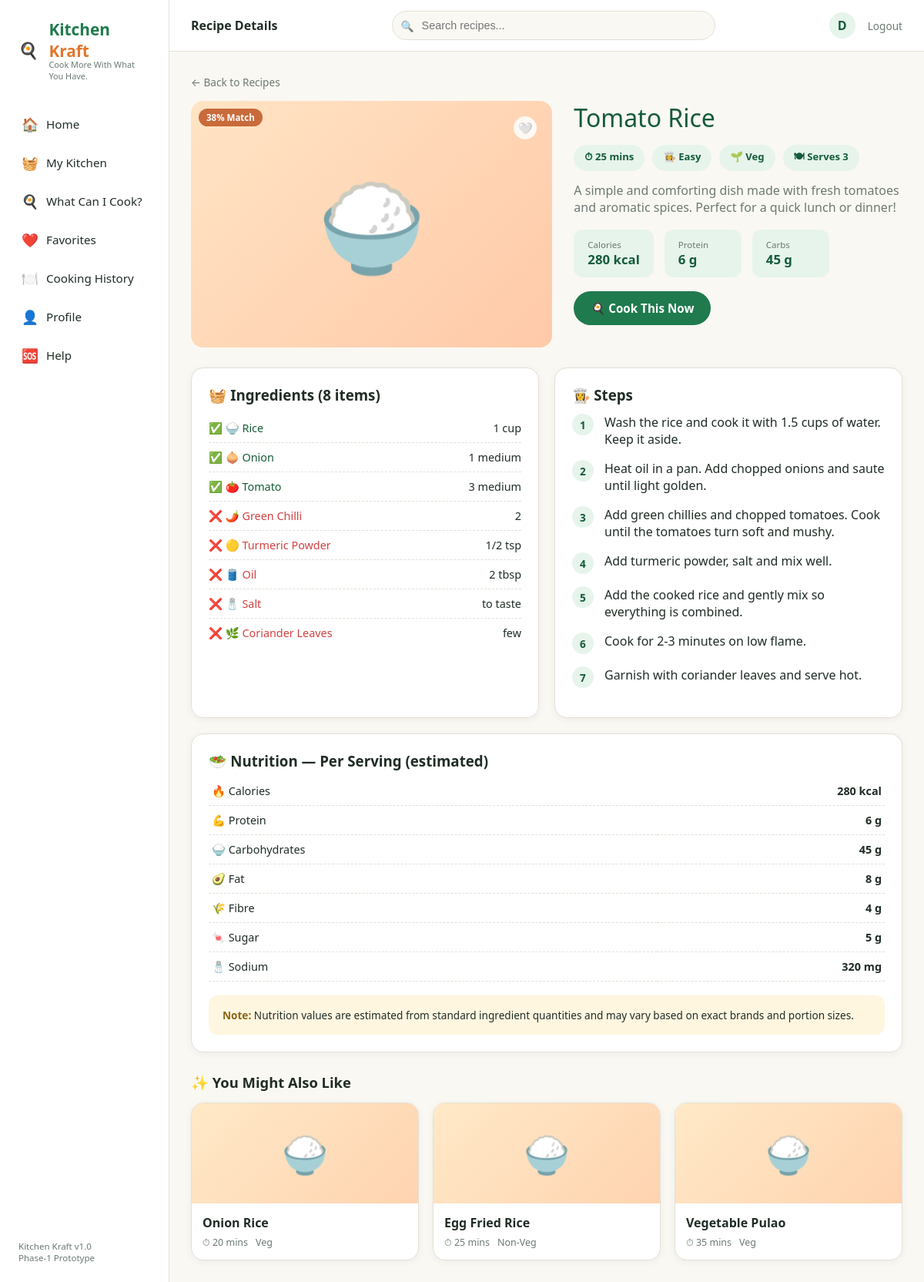
The page /recipe/1 (signed in) on the database its author committed.
### tables this page shows
CREATE TABLE users (
    user_id       INTEGER PRIMARY KEY AUTOINCREMENT,
    name          TEXT NOT NULL,
    email         TEXT UNIQUE NOT NULL,
    password_hash TEXT NOT NULL,
    food_preference TEXT DEFAULT 'Veg'
);

CREATE TABLE recipes (
    recipe_id     INTEGER PRIMARY KEY AUTOINCREMENT,
    recipe_name   TEXT NOT NULL,
    category      TEXT,
    meal_type     TEXT,
    food_type     TEXT,           -- Veg / Non-Veg / Egg / Seafood
    cooking_time  INTEGER,        -- minutes
    difficulty    TEXT,
    servings      INTEGER,
    description   TEXT,
    instructions  TEXT,           -- JSON list of steps
    tags          TEXT            -- comma separated
);

CREATE TABLE nutrition (
    recipe_id     INTEGER PRIMARY KEY REFERENCES recipes(recipe_id) ON DELETE CASCADE,
    calories      REAL,
    protein       REAL,
    carbohydrates REAL,
    fat           REAL,
    fibre         REAL,
    sugar         REAL,
    sodium        REAL
);

CREATE TABLE recipe_ingredients (
    recipe_id     INTEGER NOT NULL REFERENCES recipes(recipe_id) ON DELETE CASCADE,
    ingredient_id INTEGER NOT NULL REFERENCES ingredients(ingredient_id) ON DELETE CASCADE,
    quantity      TEXT,
    PRIMARY KEY (recipe_id, ingredient_id)
);

CREATE TABLE ingredients (
    ingredient_id   INTEGER PRIMARY KEY AUTOINCREMENT,
    ingredient_name TEXT UNIQUE NOT NULL,
    category        TEXT NOT NULL,
    emoji           TEXT DEFAULT '🥘'
);

### app.py (the view)
@app.route("/recipe/<int:recipe_id>")
@login_required
def recipe_details(recipe_id):
    db = get_db()
    recipe = db.execute("SELECT * FROM recipes WHERE recipe_id = ?", (recipe_id,)).fetchone()
    if not recipe:
        db.close()
        flash("Recipe not found.", "error")
        return redirect(url_for("what_can_i_cook"))
    ingredients = db.execute(
        """SELECT ri.quantity, i.ingredient_name, i.emoji, i.ingredient_id FROM recipe_ingredients ri
           JOIN ingredients i ON i.ingredient_id = ri.ingredient_id WHERE ri.recipe_id = ?""",
        (recipe_id,),
    ).fetchall()
    nutrition = db.execute("SELECT * FROM nutrition WHERE recipe_id = ?", (recipe_id,)).fetchone()
    my_ids = {r["ingredient_id"] for r in db.execute(
        "SELECT ingredient_id FROM user_kitchen WHERE user_id = ?", (session["user_id"],)
    ).fetchall()}
    is_favorite = db.execute(
        "SELECT 1 FROM favorites WHERE user_id = ? AND recipe_id = ?",
        (session["user_id"], recipe_id),
    ).fetchone() is not None
    similar = db.execute(
        """SELECT r.*, n.calories FROM recipes r LEFT JOIN nutrition n ON n.recipe_id = r.recipe_id
           WHERE r.category = ? AND r.recipe_id != ? LIMIT 4""",
        (recipe["category"], recipe_id),
    ).fetchall()
    db.close()
    steps = json.loads(recipe["instructions"])
    have_count = sum(1 for i in ingredients if i["ingredient_id"] in my_ids)
    match_pct = round((have_count / len(ingredients)) * 100) if ingredients else 0
    return render_template(
        "recipe_details.html",
        recipe=recipe, ingredients=ingredients, nutrition=nutrition, steps=steps,
        my_ids=my_ids, is_favorite=is_favorite, similar=similar, match_pct=match_pct,
        user=current_user(),
    )

### app.py (called while the page is built)
def login_required(view):
    @wraps(view)
    def wrapped(*args, **kwargs):
        if "user_id" not in session:
            flash("Please log in to continue.", "error")
            return redirect(url_for("login"))
        return view(*args, **kwargs)
    return wrapped

@app.context_processor
def inject_helpers():
    def recipe_emoji(recipe):
        return CATEGORY_EMOJI.get(recipe["category"], "🍽️")
    return dict(recipe_emoji=recipe_emoji)

def current_user():
    if "user_id" not in session:
        return None
    db = get_db()
    user = db.execute("SELECT * FROM users WHERE user_id = ?", (session["user_id"],)).fetchone()
    db.close()
    return user

### database.py (called while the page is built)
def get_db():
    conn = sqlite3.connect(DB_PATH)
    conn.row_factory = sqlite3.Row
    conn.execute("PRAGMA foreign_keys = ON")
    return conn

### templates/recipe_details.html (shortened to what this page needs)
{% extends "base.html" %}
{% block header_title %}Recipe Details{% endblock %}
{% block content %}
<a href="{{ url_for('what_can_i_cook') }}" style="color:var(--text-light); font-size:0.85rem;">&larr; Back to Recipes</a>
<div class="recipe-hero" style="margin-top:14px;">
  <div class="recipe-hero-img food-emoji-bg">
    <span class="match-badge {{ 'match-high' if match_pct>=90 else ('match-mid' if match_pct>=60 else 'match-low') }}">{{ match_pct }}% Match</span>
    <form method="POST" action="{{ url_for('toggle_favorite', recipe_id=recipe['recipe_id']) }}" style="position:absolute; top:10px; right:10px;">
      <button class="fav-badge" type="submit">{{ '❤️' if is_favorite else '🤍' }}</button>
    </form>
    {{ recipe_emoji(recipe) }}
  </div>
  <div>
    <div class="recipe-title">{{ recipe['recipe_name'] }}</div>
    <div class="recipe-info-pills">
      <span class="info-pill">⏱ {{ recipe['cooking_time'] }} mins</span>
      <span class="info-pill">👩‍🍳 {{ recipe['difficulty'] }}</span>
      <span class="info-pill">{{ '🌱' if recipe['food_type']=='Veg' else '🍗' }} {{ recipe['food_type'] }}</span>
      <span class="info-pill">🍽 Serves {{ recipe['servings'] }}</span>
    </div>
    <p style="color:var(--text-light);">{{ recipe['description'] }}</p>
    <div class="stat-row">
      <div class="stat-box"><div class="label">Calories</div><div class="value">{{ nutrition['calories']|int }} kcal</div></div>
      <div class="stat-box"><div class="label">Protein</div><div class="value">{{ nutrition['protein']|int }} g</div></div>
      <div class="stat-box"><div class="label">Carbs</div><div class="value">{{ nutrition['carbohydrates']|int }} g</div></div>
    </div>
    <form method="POST" action="{{ url_for('cook_recipe', recipe_id=recipe['recipe_id']) }}">
      <button class="btn btn-primary" type="submit">🍳 Cook This Now</button>
    </form>
  </div>
</div>
<div class="two-col">
  <div class="panel">
    <h3 style="margin-bottom:12px;">🧺 Ingredients ({{ ingredients|length }} items)</h3>
    {% for ing in ingredients %}
    <div class="ingredient-row">
      <span class="{{ 'have' if ing['ingredient_id'] in my_ids else 'missing' }}">
        {{ '✅' if ing['ingredient_id'] in my_ids else '❌' }} {{ ing['emoji'] }} {{ ing['ingredient_name'] }}
      </span>
      <span>{{ ing['quantity'] }}</span>
    </div>
    {% endfor %}
  </div>
  <div class="panel">
    <h3 style="margin-bottom:12px;">👩‍🍳 Steps</h3>
    <div class="step-list">
      {% for step in steps %}
      <div class="step-item">
        <div class="step-num">{{ loop.index }}</div>
        <div>{{ step }}</div>
      </div>
      {% endfor %}
    </div>
  </div>
</div>
<div class="panel" style="margin-bottom:20px;">
  <h3 style="margin-bottom:8px;">🥗 Nutrition — Per Serving (estimated)</h3>
  <table class="nutrition-table">
    <tr><td>🔥 Calories</td><td>{{ nutrition['calories']|int }} kcal</td></tr>
    <tr><td>💪 Protein</td><td>{{ nutrition['protein']|int }} g</td></tr>
    <tr><td>🍚 Carbohydrates</td><td>{{ nutrition['carbohydrates']|int }} g</td></tr>
    <tr><td>🥑 Fat</td><td>{{ nutrition['fat']|int }} g</td></tr>
    <tr><td>🌾 Fibre</td><td>{{ nutrition['fibre']|int }} g</td></tr>
    <tr><td>🍬 Sugar</td><td>{{ nutrition['sugar']|int }} g</td></tr>
    <tr><td>🧂 Sodium</td><td>{{ nutrition['sodium']|int }} mg</td></tr>
  </table>
  <div class="pro-tip"><strong>Note:</strong> Nutrition values are estimated from standard ingredient quantities and may vary based on exact brands and portion sizes.</div>
</div>
{% if similar %}
<div class="section-title"><h2>✨ You Might Also Like</h2></div>
<div class="recipe-grid">
  {% for s in similar %}
  <a class="recipe-card" href="{{ url_for('recipe_details', recipe_id=s['recipe_id']) }}">
    <div class="recipe-img food-emoji-bg">{{ recipe_emoji(s) }}</div>
    <div class="recipe-body">
      <div class="recipe-name">{{ s['recipe_name'] }}</div>
      <div class="recipe-meta"><span>⏱ {{ s['cooking_time'] }} mins</span><span>{{ s['food_type'] }}</span></div>
    </div>
  </a>
  {% endfor %}
</div>
{% endif %}
{% endblock %}

### templates/base.html (shortened to what this page needs)
<!DOCTYPE html>
<html lang="en">
<head>
<link rel="stylesheet" href="{{ url_for('static', filename='css/style.css') }}">
</head>
<body>
<div class="app-shell">
  <aside class="sidebar">
    <div class="logo">🍳&nbsp;<span><span class="kitchen">Kitchen</span> <span class="kraft">Kraft</span><span class="logo-tag">Cook More With What You Have.</span></span></div>
    <a class="nav-link {{ 'active' if request.endpoint == 'home' }}" href="{{ url_for('home') }}"><span class="icon">🏠</span> Home</a>
    <a class="nav-link {{ 'active' if request.endpoint == 'my_kitchen' }}" href="{{ url_for('my_kitchen') }}"><span class="icon">🧺</span> My Kitchen</a>
    <a class="nav-link {{ 'active' if request.endpoint == 'what_can_i_cook' }}" href="{{ url_for('what_can_i_cook') }}"><span class="icon">🍳</span> What Can I Cook?</a>
    <a class="nav-link {{ 'active' if request.endpoint == 'favorites' }}" href="{{ url_for('favorites') }}"><span class="icon">❤️</span> Favorites</a>
    <a class="nav-link {{ 'active' if request.endpoint == 'history' }}" href="{{ url_for('history') }}"><span class="icon">🍽️</span> Cooking History</a>
    <a class="nav-link {{ 'active' if request.endpoint == 'profile' }}" href="{{ url_for('profile') }}"><span class="icon">👤</span> Profile</a>
    <a class="nav-link {{ 'active' if request.endpoint == 'help_page' }}" href="{{ url_for('help_page') }}"><span class="icon">🆘</span> Help</a>
    <div class="sidebar-footer">Kitchen Kraft v1.0<br>Phase‑1 Prototype</div>
  </aside>
  <div class="main">
    <header class="topbar">
      <strong>{% block header_title %}Kitchen Kraft{% endblock %}</strong>
      <div class="search-box"><input type="text" placeholder="Search recipes..."></div>
      <div class="topbar-user">
        {% if user %}
        <div class="avatar">{{ user['name'][0]|upper }}</div>
        <a class="logout-link" href="{{ url_for('logout') }}">Logout</a>
        {% endif %}
      </div>
    </header>
    <div class="content">
      {% block content %}{% endblock %}
    </div>
  </div>
</div>
</body>
</html>

### rows shown on the page
users: name "D"
recipes: recipe_name "Tomato Rice", cooking_time "25", difficulty "Easy", food_type "🌱", food_type "Veg", servings "3", description "A simple and comforting dish made with fresh tomatoes and aromatic spices. Perfect for a quick lunch or dinner!"
nutrition: calories "280", protein "6", carbohydrates "45", fat "8", fibre "4", sugar "5", sodium "320"
recipe_ingredients: ingredient_id "✅", emoji "🍚", ingredient_name "Rice", quantity "1 cup"
recipe_ingredients: ingredient_id "✅", emoji "🧅", ingredient_name "Onion", quantity "1 medium"
recipe_ingredients: ingredient_id "✅", emoji "🍅", ingredient_name "Tomato", quantity "3 medium"
recipe_ingredients: ingredient_id "❌", emoji "🌶️", ingredient_name "Green Chilli", quantity "2"
recipe_ingredients: ingredient_id "❌", emoji "🟡", ingredient_name "Turmeric Powder", quantity "1/2 tsp"
recipe_ingredients: ingredient_id "❌", emoji "🛢️", ingredient_name "Oil", quantity "2 tbsp"
recipe_ingredients: ingredient_id "❌", emoji "🧂", ingredient_name "Salt", quantity "to taste"
recipe_ingredients: ingredient_id "❌", emoji "🌿", ingredient_name "Coriander Leaves", quantity "few"
nutrition: recipe_emoji "🍚", recipe_name "Onion Rice", cooking_time "20", food_type "Veg"
nutrition: recipe_emoji "🍚", recipe_name "Egg Fried Rice", cooking_time "25", food_type "Non-Veg"
nutrition: recipe_emoji "🍚", recipe_name "Vegetable Pulao", cooking_time "35", food_type "Veg"

### other values the page prints
{{ match_pct }} "38"
{{ '❤️' if is_favorite else '🤍' }} "🤍"
{{ recipe_emoji(recipe) }} "🍚"
{{ ingredients|length }} "8"
{{ step }} "Wash the rice and cook it with 1.5 cups of water. Keep it aside." "Heat oil in a pan. Add chopped onions and saute until light golden." "Add green chillies and chopped tomatoes. Cook until the tomatoes turn soft and mushy." "Add turmeric powder, salt and mix well." "Add the cooked rice and gently mix so everything is combined." "Cook for 2-3 minutes on low flame." "Garnish with coriander leaves and serve hot."
